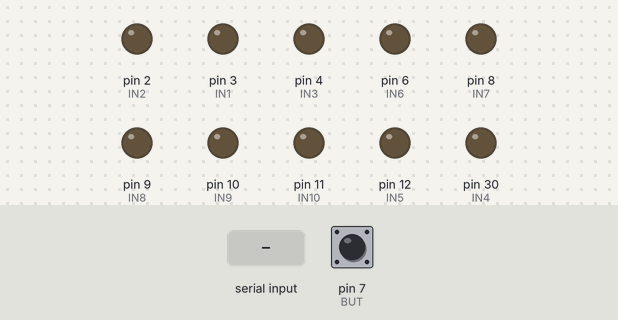
Bench run of a sketch on a simulated Arduino Mega 2560, built with avr-gcc and run on an emulated ATmega2560. Parts: output pins drawn as LEDs (lit = HIGH). The test bench sets the inputs (shaded band); at power-on: pin 7 (BUT) LOW.

Above: at 1.2 s.
1.3 s: "1" received over Serial
At 1.8 s:
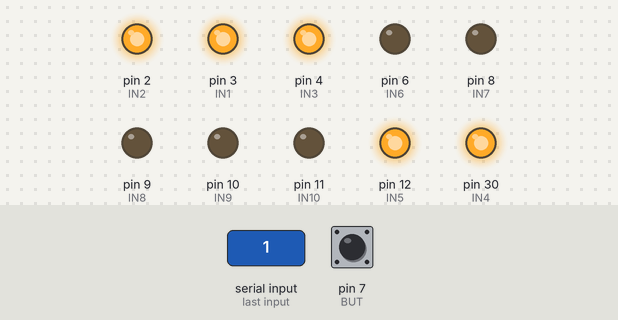
2.8 s: "2" received over Serial
At 4.0 s:
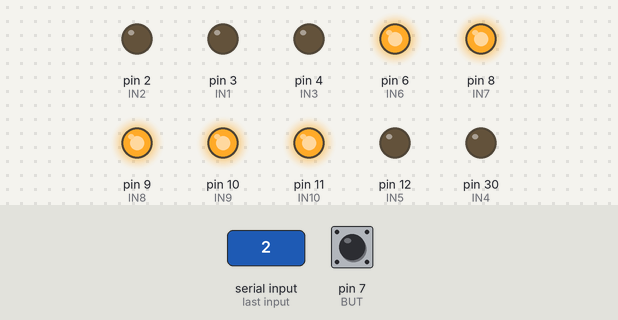
4.3 s: "3" received over Serial
At 5.3 s:
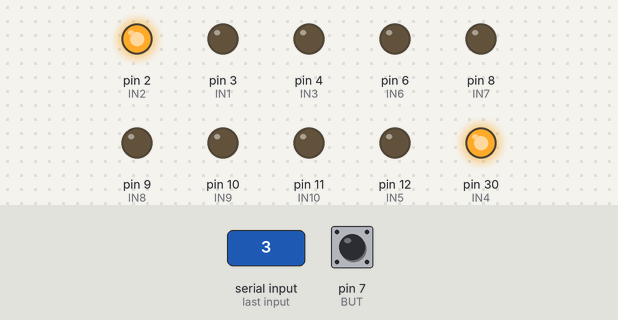
5.8 s: "4" received over Serial
At 6.4 s:
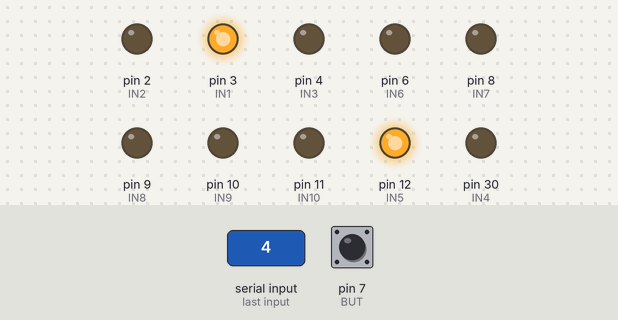
7.3 s: "5" received over Serial
At 7.6 s:
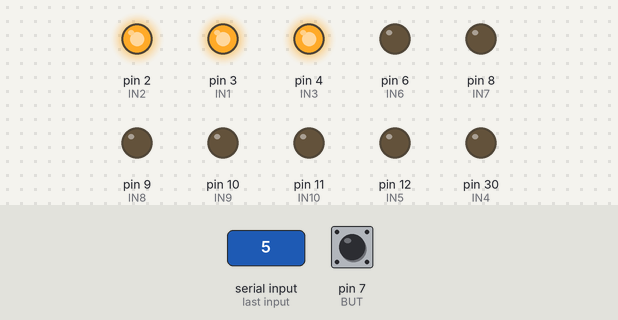
8.8 s: "6" received over Serial
At 9.9 s:
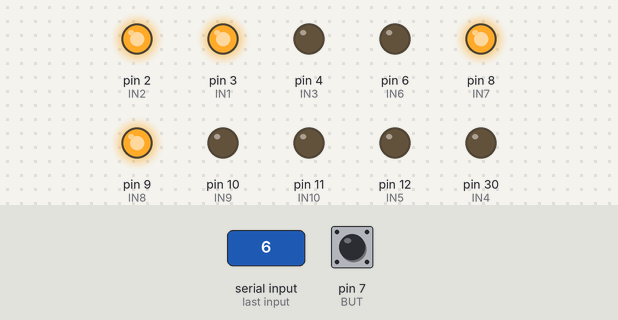
Timing chart, 0 to 11.3 s (numbered marks = the images above; inputs shaded):
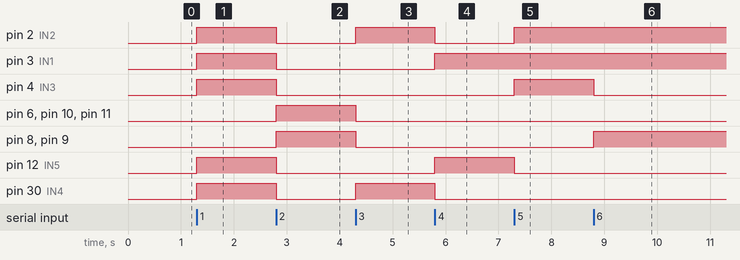

Measured:
- after the input at 1.3 s, pin 2 (IN2), pin 3 (IN1), pin 4 (IN3), pin 12 (IN5), pin 30 (IN4): LOW → HIGH at once
- after the input at 2.8 s, pin 2 (IN2), pin 3 (IN1), pin 4 (IN3), pin 12 (IN5), pin 30 (IN4): HIGH → LOW at once; pin 6 (IN6), pin 8 (IN7), pin 9 (IN8), pin 10 (IN9), pin 11 (IN10): LOW → HIGH at once
- after the input at 4.3 s, pin 2 (IN2), pin 30 (IN4): LOW → HIGH at once; pin 6 (IN6), pin 8 (IN7), pin 9 (IN8), pin 10 (IN9), pin 11 (IN10): HIGH → LOW at once
- after the input at 5.8 s, pin 2 (IN2), pin 30 (IN4): HIGH → LOW at once; pin 3 (IN1), pin 12 (IN5): LOW → HIGH at once
- after the input at 7.3 s, pin 2 (IN2), pin 4 (IN3): LOW → HIGH at once; pin 12 (IN5): HIGH → LOW at once
- after the input at 8.8 s, pin 4 (IN3): HIGH → LOW at once; pin 8 (IN7), pin 9 (IN8): LOW → HIGH at once

The sketch:

sketch_oct16a.ino
```cpp
//IN1-3_1-зеленый справо
//IN2-2_зеленый слево
//IN3-4_зеленый вверх
//IN4-30_зеленый лево-низ
//IN5-12_зеленый право-низ

//IN6-6_красный вверх(БОРТ)
//IN7-8_красный слева(БОРТ)
//IN8-9_красный справо(БОРТ)
//IN9-10_красный(слева-низ) (БОРТ)
//IN10-11_красный(справо-низ) (БОРТ)

//but-7

int IN1 = 3;
int IN2 = 2;
int IN3 = 4;
int IN4 = 30;
int IN5 = 12;
int IN6 = 6;
int IN7 = 8;
int IN8 = 9;
int IN9 = 10;
int IN10 = 11;

int BUT = 7;
int val;
int button;
void setup() {
  // put your setup code here, to run once:
Serial.begin(9600);
while (!Serial);

pinMode(IN1, OUTPUT);
pinMode(IN2, OUTPUT);
pinMode(IN3, OUTPUT);
pinMode(IN4, OUTPUT);
pinMode(IN5, OUTPUT);
pinMode(IN6, OUTPUT);
pinMode(IN7, OUTPUT);
pinMode(IN8, OUTPUT);
pinMode(IN9, OUTPUT);
pinMode(IN10, OUTPUT);

pinMode(BUT, INPUT);
digitalWrite(IN4, LOW);   // turn the LED on (HIGH is the voltage level)
//Serial.println("START");
}

void loop() {

if (Serial.available()) {

val = Serial.read();
int button = digitalRead(BUT);
//Serial.println("WALK");
digitalWrite(IN4, LOW);   // turn the LED on (HIGH is the voltage level)
if (val == '1')
{
digitalWrite(IN1, HIGH);   // turn the LED on (HIGH is the voltage level)
digitalWrite(IN2, HIGH);   // turn the LED on (HIGH is the voltage level)
digitalWrite(IN3, HIGH);   // turn the LED on (HIGH is the voltage level)
digitalWrite(IN4, HIGH);   // turn the LED on (HIGH is the voltage level)
digitalWrite(IN5, HIGH);   // turn the LED on (HIGH is the voltage level)

digitalWrite(IN6, LOW);   // turn the LED on (HIGH is the voltage level)
digitalWrite(IN7, LOW);   // turn the LED on (HIGH is the voltage level)
digitalWrite(IN8, LOW);   // turn the LED on (HIGH is the voltage level)
digitalWrite(IN9, LOW);   // turn the LED on (HIGH is the voltage level)
digitalWrite(IN10, LOW);   // turn the LED on (HIGH is the voltage level)

}

if (val == '2')
{
digitalWrite(IN6, HIGH);   // turn the LED on (HIGH is the voltage level)
digitalWrite(IN7, HIGH);   // turn the LED on (HIGH is the voltage level)
digitalWrite(IN8, HIGH);   // turn the LED on (HIGH is the voltage level)
digitalWrite(IN9, HIGH);   // turn the LED on (HIGH is the voltage level
digitalWrite(IN10, HIGH);   // turn the LED on (HIGH is the voltage level)

digitalWrite(IN1, LOW);   // turn the LED on (HIGH is the voltage level)
digitalWrite(IN2, LOW);   // turn the LED on (HIGH is the voltage level)
digitalWrite(IN3, LOW);   // turn the LED on (HIGH is the voltage level)
digitalWrite(IN4, LOW);   // turn the LED on (HIGH is the voltage level)
digitalWrite(IN5, LOW);   // turn the LED on (HIGH is the voltage level)
}

if (val == '3')
{
digitalWrite(IN2, HIGH);   // turn the LED on (HIGH is the voltage level)
digitalWrite(IN4, HIGH);   // turn the LED on (HIGH is the voltage level)

digitalWrite(IN1, LOW);   // turn the LED on (HIGH is the voltage level)
digitalWrite(IN3, LOW);   // turn the LED on (HIGH is the voltage level)
digitalWrite(IN5, LOW);   // turn the LED on (HIGH is the voltage level)
digitalWrite(IN6, LOW);   // turn the LED on (HIGH is the voltage level)
digitalWrite(IN7, LOW);   // turn the LED on (HIGH is the voltage level)
digitalWrite(IN8, LOW);   // turn the LED on (HIGH is the voltage level)
digitalWrite(IN9, LOW);   // turn the LED on (HIGH is the voltage level)
digitalWrite(IN10, LOW);   // turn the LED on (HIGH is the voltage level)
}

if (val == '4')
{
digitalWrite(IN1, HIGH);   // turn the LED on (HIGH is the voltage level)
digitalWrite(IN3, HIGH);   // turn the LED on (HIGH is the voltage level)
digitalWrite(IN5, HIGH);   // turn the LED on (HIGH is the voltage level)

digitalWrite(IN2, LOW);   // turn the LED on (HIGH is the voltage level)
digitalWrite(IN3, LOW);   // turn the LED on (HIGH is the voltage level)
digitalWrite(IN6, LOW);   // turn the LED on (HIGH is the voltage level)
digitalWrite(IN7, LOW);   // turn the LED on (HIGH is the voltage level)
digitalWrite(IN8, LOW);   // turn the LED on (HIGH is the voltage level)
digitalWrite(IN9, LOW);   // turn the LED on (HIGH is the voltage level)
digitalWrite(IN10, LOW);   // turn the LED on (HIGH is the voltage level)
}

if (val == '5')
{
digitalWrite(IN1, HIGH);   // turn the LED on (HIGH is the voltage level)
digitalWrite(IN2, HIGH);   // turn the LED on (HIGH is the voltage level)
digitalWrite(IN3, HIGH);   // turn the LED on (HIGH is the voltage level)

digitalWrite(IN4, LOW);   // turn the LED on (HIGH is the voltage level)
digitalWrite(IN5, LOW);   // turn the LED on (HIGH is the voltage level)
digitalWrite(IN6, LOW);   // turn the LED on (HIGH is the voltage level)
digitalWrite(IN7, LOW);   // turn the LED on (HIGH is the voltage level)
digitalWrite(IN8, LOW);   // turn the LED on (HIGH is the voltage level)
digitalWrite(IN9, LOW);   // turn the LED on (HIGH is the voltage level)
digitalWrite(IN10, LOW);   // turn the LED on (HIGH is the voltage level)
}

if (val == '6')
{
digitalWrite(IN1, HIGH);   // turn the LED on (HIGH is the voltage level)
digitalWrite(IN2, HIGH);   // turn the LED on (HIGH is the voltage level)
digitalWrite(IN7, HIGH);   // turn the LED on (HIGH is the voltage level)
digitalWrite(IN8, HIGH);   // turn the LED on (HIGH is the voltage level)

digitalWrite(IN3, LOW);   // turn the LED on (HIGH is the voltage level)
digitalWrite(IN4, LOW);   // turn the LED on (HIGH is the voltage level)
digitalWrite(IN5, LOW);   // turn the LED on (HIGH is the voltage level)
digitalWrite(IN6, LOW);   // turn the LED on (HIGH is the voltage level)
digitalWrite(IN9, LOW);   // turn the LED on (HIGH is the voltage level)
digitalWrite(IN10, LOW);   // turn the LED on (HIGH is the voltage level)
}

if (val == '7')
{
digitalWrite(IN1, HIGH);   // turn the LED on (HIGH is the voltage level)
digitalWrite(IN2, HIGH);   // turn the LED on (HIGH is the voltage level)
digitalWrite(IN3, HIGH);   // turn the LED on (HIGH is the voltage level)
digitalWrite(IN4, HIGH);   // turn the LED on (HIGH is the voltage level)
digitalWrite(IN5, HIGH);   // turn the LED on (HIGH is the voltage level)
digitalWrite(IN6, HIGH);   // turn the LED on (HIGH is the voltage level)
digitalWrite(IN7, HIGH);   // turn the LED on (HIGH is the voltage level)
digitalWrite(IN8, HIGH);   // turn the LED on (HIGH is the voltage level)
digitalWrite(IN9, HIGH);   // turn the LED on (HIGH is the voltage level
digitalWrite(IN10, HIGH);   // turn the LED on (HIGH is the voltage level)
}
}

}
```
